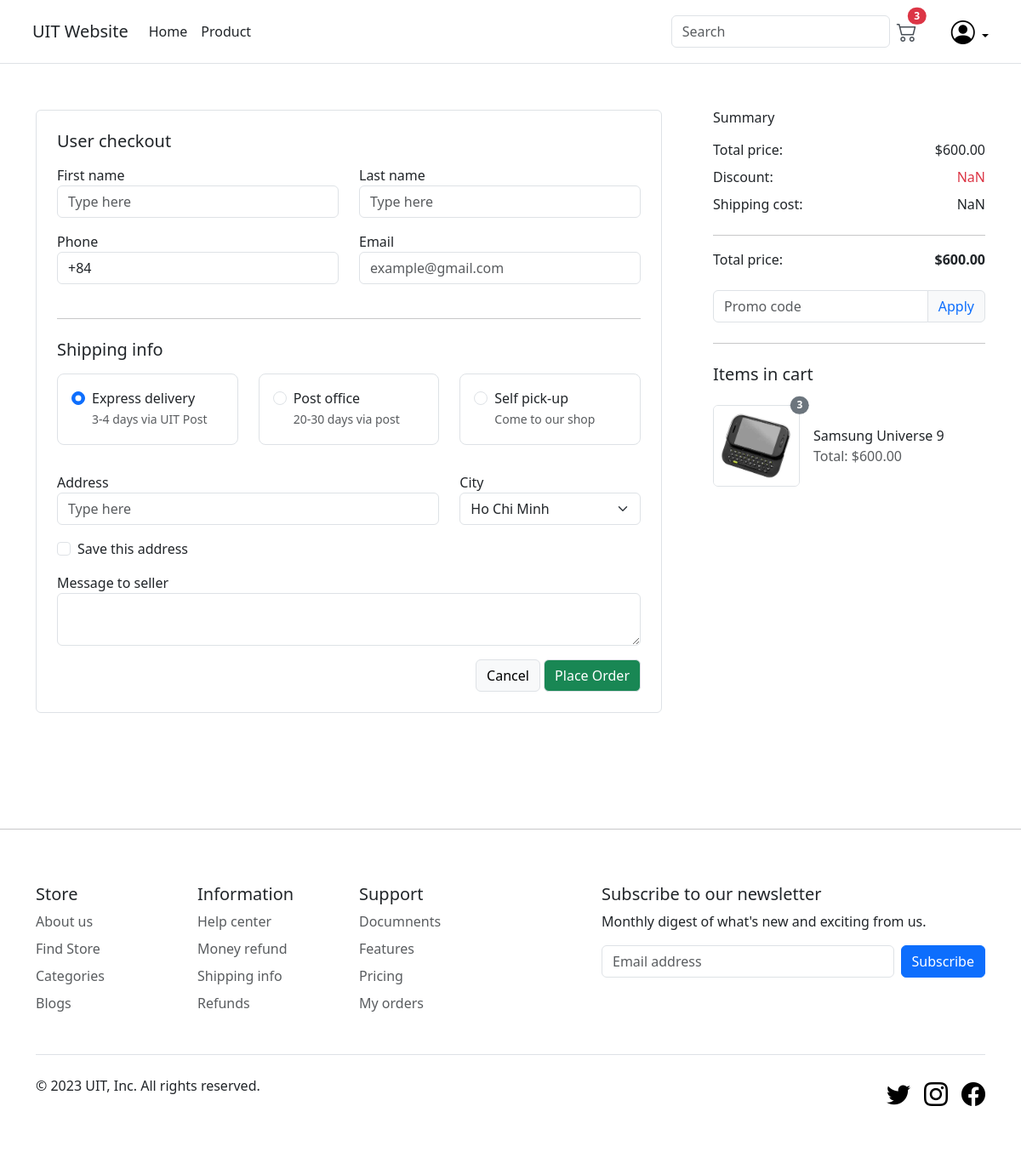
/checkout/ (signed in), run on the app's committed database.
### main/models.py (models this page shows, shortened)
class Order(models.Model):
    customer = models.ForeignKey(Customer, on_delete=models.CASCADE, blank=True,null=True)
    address = models.CharField(max_length=200, null=True)
    complete = models.BooleanField(default=False, null=True, blank=False)
    date_ordered = models.DateTimeField(default=datetime.datetime.now())
    transaction_id = models.CharField(max_length=200, null=True)
    @property
    def get_cart_total(self):
        total=0
        orderitems = self.orderitem_set.all()
        for item in orderitems:
            total += item.get_total
        return total
    @property
    def get_cart_items(self):
        total=0
        orderitems = self.orderitem_set.all()
        for item in orderitems:
            total += item.quantity
        return total

class OrderItem(models.Model):
    product = models.ForeignKey(Product, on_delete=models.CASCADE, blank=True,null=True)
    order = models.ForeignKey(Order, on_delete=models.CASCADE, blank=True,null=True)
    quantity = models.IntegerField(default=0, null=True, blank=True)
    date_added = models.DateTimeField(default=datetime.datetime.now())
    @property
    def get_total(self):
        total = 0
        total = self.product.price * self.quantity
        return total

class Product(models.Model):
    name = models.CharField(max_length=200, null=True)
    price = models.DecimalField(max_digits=9, decimal_places=2)
    description = models.CharField(max_length=1000, null=True)
    image = models.ImageField(default="", null=True, blank=True)
    type = models.CharField(max_length=200, null=True)
    slug = models.SlugField(default="", null=False, unique=True)
    @property
    def imageURL(self):
        try:
            url = self.image.url
        except:
            url =''
        return url

### main/views.py (the view)
# urls.py: path('checkout/',views.checkout, name='checkout'),
@login_required(login_url='login')
def checkout(request):
    cartData = getCartData(request)
    context = {
        'items': cartData['items'],
        'order': cartData['order'],
    }
    return render(request, 'main/checkout.html', context)

### main/utils.py (called while the page is built)
def getCartData(request):
    if request.user.is_authenticated:
        customer = request.user.customer
        order, _ = Order.objects.get_or_create(
            customer=customer, complete=False)
        items = order.orderitem_set.all()
    else:
        cookieCartData = getCookieCartData(request)
        order = cookieCartData['order']
        items = cookieCartData['items']
    return {'order': order, 'items': items }

### main/templates/main/checkout.html (shortened to what this page needs)
{% extends 'main/base.html' %}
{% load static %}
{% block content %}
<div class="py-5">
  <div class="row">
    <div class="col-xl-8 col-lg-8 mb-4">
      <form action="{% url 'process_order' %}" method="POST">
        <div class="card shadow-0 border">
          <div class="p-4">
            <h5 class="card-title mb-3">User checkout</h5>
            <div class="row">
              <div class="col-6 mb-3">
                <p class="mb-0">First name</p>
                <div class="form-outline">
                  <input type="text" id="typeText" placeholder="Type here" class="form-control" />
                </div>
              </div>
              <div class="col-6">
                <p class="mb-0">Last name</p>
                <div class="form-outline">
                  <input type="text" id="typeText" placeholder="Type here" class="form-control" />
                </div>
              </div>
              <div class="col-6 mb-3">
                <p class="mb-0">Phone</p>
                <div class="form-outline">
                  <input type="tel" id="typePhone" value="+84" class="form-control" />
                </div>
              </div>
              <div class="col-6 mb-3">
                <p class="mb-0">Email</p>
                <div class="form-outline">
                  <input type="email" id="typeEmail" placeholder="example@gmail.com" class="form-control" />
                </div>
              </div>
            </div>
            <hr class="my-4" />
            <h5 class="card-title mb-3">Shipping info</h5>
            <div class="row mb-3">
              <div class="col-lg-4 mb-3">
                <div class="form-check h-100 border rounded-3">
                  <div class="p-3">
                    <input class="form-check-input" type="radio" name="flexRadioDefault" id="flexRadioDefault1"
                      checked />
                    <label class="form-check-label" for="flexRadioDefault1">
                      Express delivery <br />
                      <small class="text-muted">3-4 days via UIT Post</small>
                    </label>
                  </div>
                </div>
              </div>
              <div class="col-lg-4 mb-3">
                <div class="form-check h-100 border rounded-3">
                  <div class="p-3">
                    <input class="form-check-input" type="radio" name="flexRadioDefault" id="flexRadioDefault2" />
                    <label class="form-check-label" for="flexRadioDefault2">
                      Post office <br />
                      <small class="text-muted">20-30 days via post </small>
                    </label>
                  </div>
                </div>
              </div>
              <div class="col-lg-4 mb-3">
                <div class="form-check h-100 border rounded-3">
                  <div class="p-3">
                    <input class="form-check-input" type="radio" name="flexRadioDefault" id="flexRadioDefault3" />
                    <label class="form-check-label" for="flexRadioDefault3">
                      Self pick-up <br />
                      <small class="text-muted">Come to our shop</small>
                    </label>
                  </div>
                </div>
              </div>
            </div>
            <div class="row">
              <div class="col-sm-8 mb-3">
                <p class="mb-0">Address</p>
                <div class="form-outline">
                  <input type="text" id="typeText" name="address" placeholder="Type here" class="form-control" />
                </div>
              </div>
              <div class="col-sm-4 mb-3">
                <p class="mb-0">City</p>
                <select class="form-select">
                  <option value="1">Ho Chi Minh</option>
                </select>
              </div>
            </div>
            <div class="form-check mb-3">
              <input class="form-check-input" type="checkbox" value="" id="flexCheckDefault1" />
              <label class="form-check-label" for="flexCheckDefault1">Save this address</label>
            </div>
            <div class="mb-3">
              <p class="mb-0">Message to seller</p>
              <div class="form-outline">
                <textarea class="form-control" id="textAreaExample1" rows="2"></textarea>
              </div>
            </div>
            <div class="float-end">
              <button class="btn btn-light border">Cancel</button>
              <button class="btn btn-success shadow-0 border" id='make-payment'>Place Order</button>
            </div>
          </div>
        </div>
      </form>
    </div>
    <div class="col-xl-4 col-lg-4 d-flex justify-content-center justify-content-lg-end">
      <div class="ms-lg-4 mt-4 mt-lg-0" style="max-width: 320px;">
        <h6 class="mb-3">Summary</h6>
        <div class="d-flex justify-content-between">
          <p class="mb-2">Total price:</p>
          <p class="mb-2">${{order.get_cart_total|floatformat:2}}</p>
        </div>
        <div class="d-flex justify-content-between">
          <p class="mb-2">Discount:</p>
          <p class="mb-2 text-danger">NaN</p>
        </div>
        <div class="d-flex justify-content-between">
          <p class="mb-2">Shipping cost:</p>
          <p class="mb-2">NaN</p>
        </div>
        <hr />
        <div class="d-flex justify-content-between">
          <p class="mb-2">Total price:</p>
          <p class="mb-2 fw-bold">${{order.get_cart_total|floatformat:2}}</p>
        </div>
        <div class="input-group mt-3 mb-4">
          <input type="text" class="form-control border" name="" placeholder="Promo code" />
          <button class="btn btn-light text-primary border">Apply</button>
        </div>
        <hr />
        <h5 class="text-dark my-4">Items in cart</h5>
        {% for item in items %}
        <div class="d-flex align-items-center mb-4">
          <div class="me-3 position-relative">
            <span class="position-absolute top-0 start-100 translate-middle badge rounded-pill bg-secondary">
              {{item.quantity}}
            </span>
            <img src="{{item.product.imageURL}}" style="height: 96px; width: 96x;"
              class="rounded border object-fit-cover" />
          </div>
          <div class="">
            <a href="{% url 'productDetails' item.product.slug %}" class="nav-link">
              {{item.product.name}} <br />
            </a>
            <div class="price text-muted">Total: ${{item.get_total|floatformat:2}}</div>
          </div>
        </div>
        {% endfor %}
      </div>
    </div>
  </div>
</div>
{% endblock content %}

### main/templates/main/base.html (shortened to what this page needs)
<!DOCTYPE html>
{% load static %}
<html lang="en">
<head>
  <link href="https://cdn.jsdelivr.net/npm/bootstrap@5.3.2/dist/css/bootstrap.min.css" rel="stylesheet"
>
  <link rel="stylesheet" href="https://cdn.jsdelivr.net/npm/bootstrap-icons@1.11.2/font/bootstrap-icons.min.css">
</head>
<body>
  <nav class="navbar navbar-expand-md fixed-top bg-white border-bottom">
    <div class="container p-2">
      <a href="{% url 'home' %}"
        class="align-items-center mb-2 mb-lg-0 text-decoration-none text-dark navbar-brand fs-5">
        UIT Website
      </a>
      <div class="collapse navbar-collapse" id="navbarCollapse">
        <ul class="navbar-nav me-auto mb-2 mb-md-0">
          <li class="nav-item"><a href="{% url 'home' %}" class="nav-link text-dark px-2">Home</a></li>
          <li class="nav-item"><a href="{% url 'productList' %}" class="nav-link text-dark px-2">Product</a></li>
        </ul>
        <form class="d-flex" role="search">
          <input class="form-control me-2" type="search" placeholder="Search" aria-label="Search">
        </form>
      </div>
      <a class="position-relative me-3 text-dark-emphasis d-none d-md-block" href="{% url 'cart' %}">
        <i class="bi bi-cart2 fs-4"></i>
        <span class="position-absolute top-0 start-100 translate-middle badge rounded-pill bg-danger cart-badge">
          {{order.get_cart_items}}
        </span>
      </a>
      {% if request.user.is_authenticated == False %}
      <a href="{% url 'login' %}" class="d-none d-md-block link-body-emphasis text-decoration-none text-dark-emphasis">
        <i class="bi bi-person-circle fs-3"></i>
      </a>
      {% else %}
      <div class="dropdown text-end ms-4">
        <a href="#" class="d-none d-md-block link-body-emphasis text-decoration-none dropdown-toggle"
          data-bs-toggle="dropdown" aria-expanded="false">
          <i class="bi bi-person-circle fs-3"></i>
        </a>
      </div>
      {% endif %}
    </div>
  </nav>
  <main class="container">
    <div class="py-5">
      {% block content %}
      {% endblock content %}
    </div>
  </main>
  <hr>
  <div class="container">
    <footer class="py-5">
      <div class="row">
        <div class="col-6 col-md-2 mb-3">
          <h5>Store</h5>
          <ul class="nav flex-column">
            <li class="nav-item mb-2"><a href="#" class="nav-link p-0 text-body-secondary">About us</a></li>
            <li class="nav-item mb-2"><a href="#" class="nav-link p-0 text-body-secondary">Find Store</a></li>
            <li class="nav-item mb-2"><a href="#" class="nav-link p-0 text-body-secondary">Categories</a></li>
            <li class="nav-item mb-2"><a href="#" class="nav-link p-0 text-body-secondary">Blogs</a></li>
          </ul>
        </div>
        <div class="col-6 col-md-2 mb-3">
          <h5>Information</h5>
          <ul class="nav flex-column">
            <li class="nav-item mb-2"><a href="#" class="nav-link p-0 text-body-secondary">Help center</a></li>
            <li class="nav-item mb-2"><a href="#" class="nav-link p-0 text-body-secondary">Money refund</a></li>
            <li class="nav-item mb-2"><a href="#" class="nav-link p-0 text-body-secondary">Shipping info</a></li>
            <li class="nav-item mb-2"><a href="#" class="nav-link p-0 text-body-secondary">Refunds</a></li>
          </ul>
        </div>
        <div class="col-6 col-md-2 mb-3">
          <h5>Support</h5>
          <ul class="nav flex-column">
            <li class="nav-item mb-2"><a href="#" class="nav-link p-0 text-body-secondary">Documnents</a></li>
            <li class="nav-item mb-2"><a href="#" class="nav-link p-0 text-body-secondary">Features</a></li>
            <li class="nav-item mb-2"><a href="#" class="nav-link p-0 text-body-secondary">Pricing</a></li>
            <li class="nav-item mb-2"><a href="#" class="nav-link p-0 text-body-secondary">My orders</a></li>
          </ul>
        </div>
        <div class="col-md-5 offset-md-1 mb-3">
          <form>
            <h5>Subscribe to our newsletter</h5>
            <p>Monthly digest of what's new and exciting from us.</p>
            <div class="d-flex flex-column flex-sm-row w-100 gap-2">
              <input id="newsletter1" type="text" class="form-control" placeholder="Email address">
              <button class="btn btn-primary" type="button">Subscribe</button>
            </div>
          </form>
        </div>
      </div>
      <div class="d-flex flex-column flex-sm-row justify-content-between py-4 my-4 border-top">
        <p>© 2023 UIT, Inc. All rights reserved.</p>
        <ul class="list-unstyled d-flex fs-3">
          <li class="ms-3"><a class="link-body-emphasis" href="#"><i class="bi bi-twitter"></i></a></li>
          <li class="ms-3"><a class="link-body-emphasis" href="#"><i class="bi bi-instagram"></i></a></li>
          <li class="ms-3"><a class="link-body-emphasis" href="#"><i class="bi bi-facebook"></i></a></li>
        </ul>
      </div>
    </footer>
  </div>
</body>
</html>

### data on the page
Order: get_cart_items "3", get_cart_total "600.00"
OrderItem: quantity "3", product.imageURL (picture), product.name "Samsung Universe 9", get_total "600.00"
